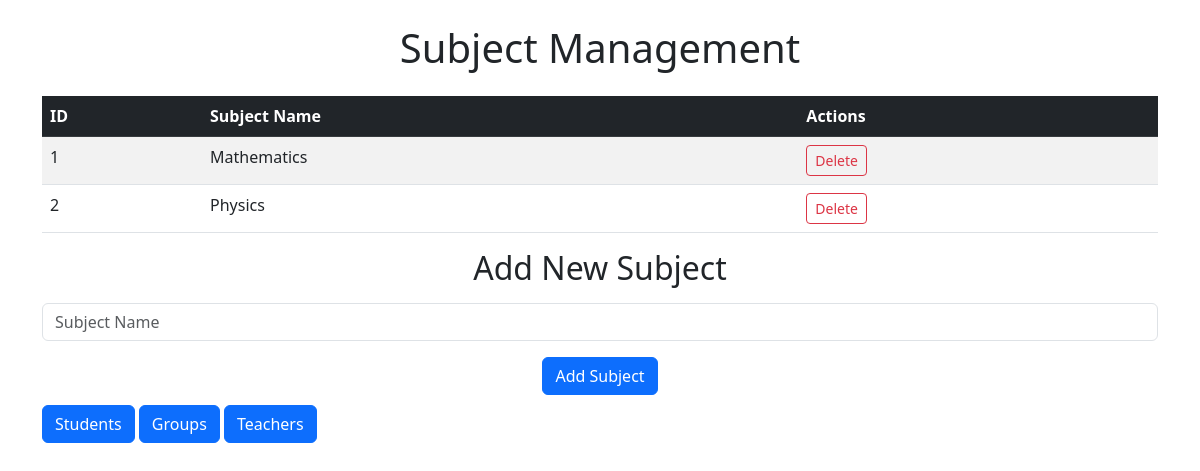
Before: /subjects/ with the older database file.
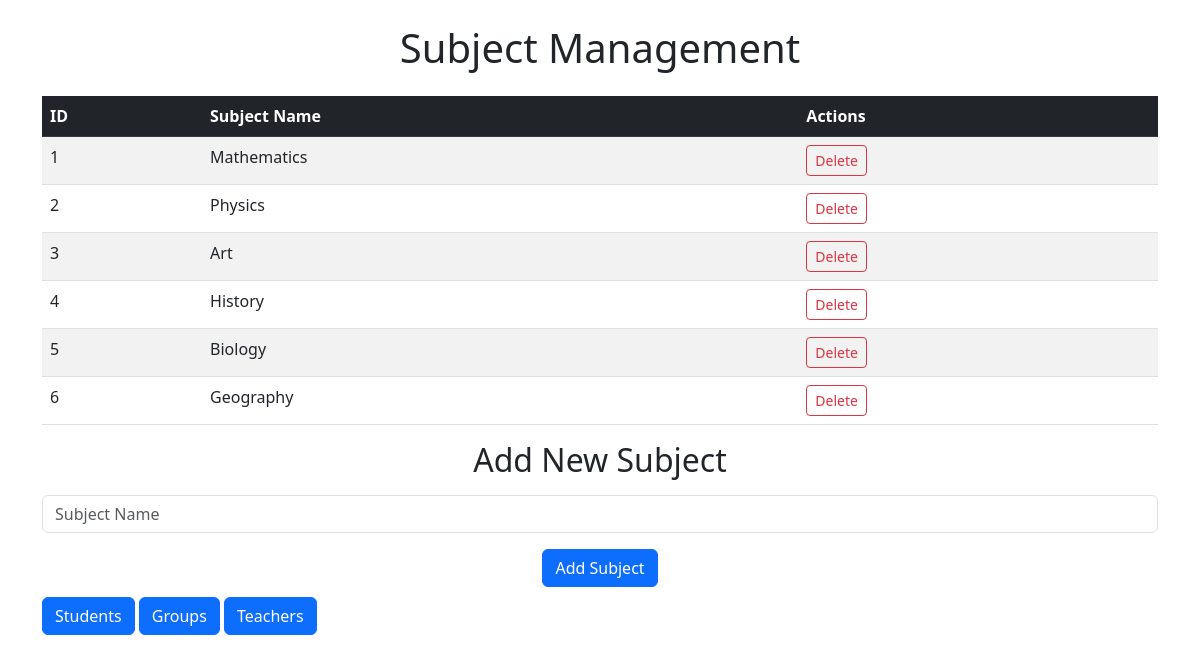
After: the same page with the newer database file.
### main/models.py (models this page shows, shortened)
class Subject(models.Model):
    name = models.CharField(max_length=120)

### main/views.py (the view)
# urls.py: path('subjects/',Subjects),
def Subjects(request):
    if request.method == 'POST':
        form = Subjectsform(request.POST)
        if form.is_valid():
            form.save()
            return redirect('/subjects/')
    else:
        form = Subjectsform()
    context = {
        'form':form,
        'subject':Subject.objects.all()
    }
    return render(request, 'subjects.html', context)

### main/forms.py
class Subjectsform(forms.ModelForm):
    class Meta:
        model = Subject
        fields = ["name"]
        widgets = {
            'name': forms.TextInput(attrs={'class': 'form-control', 'placeholder': 'Subject Name'}),
        }

### templates/subjects.html (shortened to what this page needs)
<!DOCTYPE html>
<html lang="en">
<head>
    <link href="https://cdn.jsdelivr.net/npm/bootstrap@5.3.0/dist/css/bootstrap.min.css" rel="stylesheet">
</head>
<body>
    <div class="container mt-4">
        <h1 class="text-center mb-4">Subject Management</h1>
        <div class="table-responsive subject-table">
            <table class="table table-striped table-hover">
                <thead class="table-dark">
                    <tr>
                        <th>ID</th>
                        <th>Subject Name</th>
                        <th>Actions</th>
                    </tr>
                </thead>
                <tbody>
                    {% for i in subject %}
                    <tr>
                        <td>{{ i.id }}</td>
                        <td>{{ i.name }}</td>
                        <td>
                            <form method="post" action="{% url 'delete_object' model_name='subject' id=i.id %}"
                                style="display: inline;">
                                <button type="submit" class="btn btn-sm btn-outline-danger"
                                    onclick="return confirm('Вы уверены, что хотите удалить предмет {{ i.name }}?')">
                                    Delete
                                </button>
                            </form>
                        </td>
                    </tr>
                    {% endfor %}
                </tbody>
            </table>
        </div>
        <div class="add-subject-form">
            <h2 class="mb-3 text-center">Add New Subject</h2>
            <form method="post" action="/subjects/">
                <div class="mb-3">
                    {{ form.name }}
                </div>
                <div class="text-center">
                    <button type="submit" class="btn btn-primary">Add Subject</button>
                </div>
            </form>
        </div>
        <a class="btn btn-primary need" href="/index/">Students</a>
        <a class="btn btn-primary need" href="/groups/">Groups</a>
        <a class="btn btn-primary need" href="/teachers/">Teachers</a>
    </div>
</body>
</html>

### templates/subjects.html (style rules this page uses)
.need { margin-top: 10px; }

Changed rows visible on the page:
added Subject: id "3", name "Art"
added Subject: id "4", name "History"
added Subject: id "5", name "Biology"
added Subject: id "6", name "Geography"
